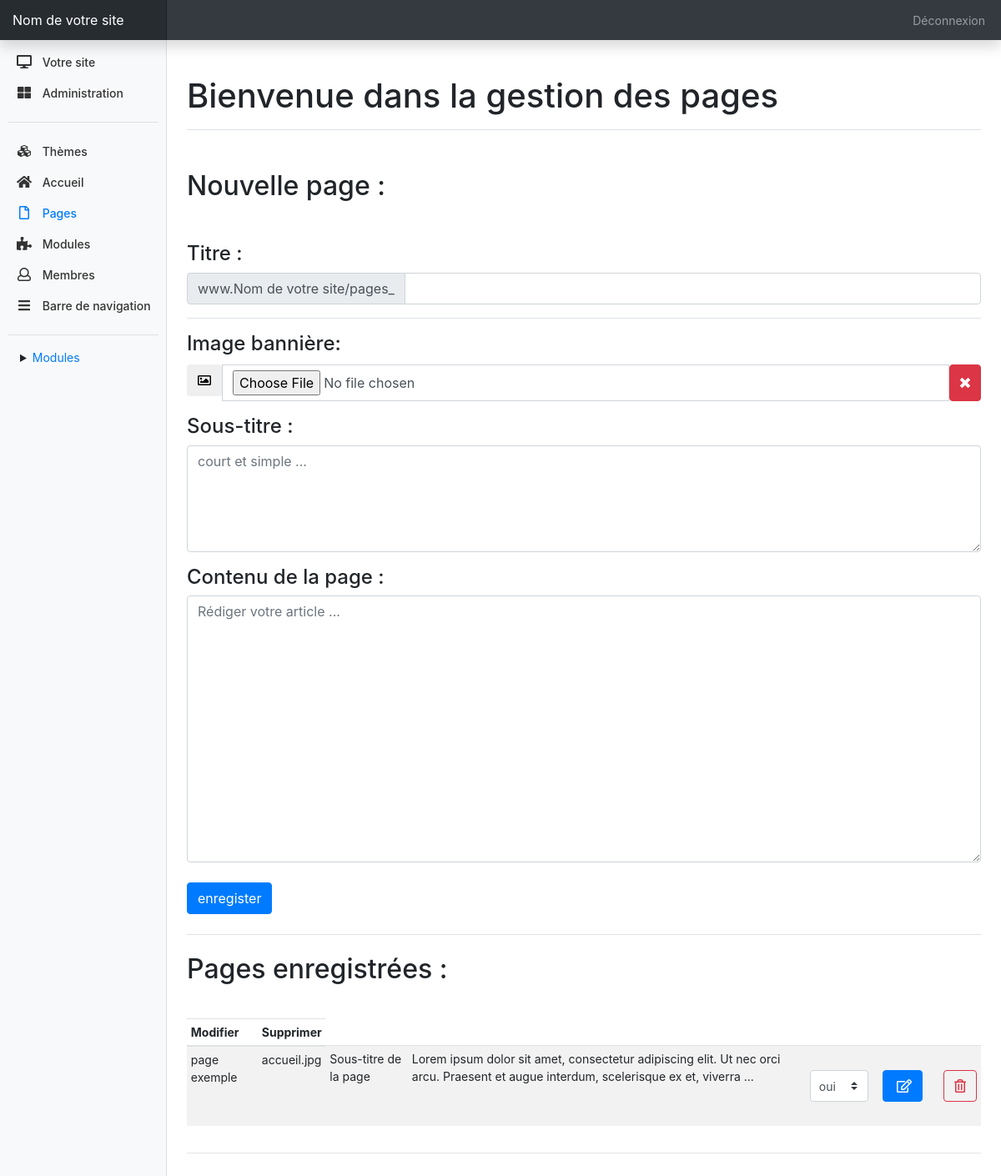
The app's page /admin/index.php?pages=pages (signed in) with its own data.
### tables this page shows
CREATE TABLE IF NOT EXISTS `pages` (
  `id` int(11) NOT NULL AUTO_INCREMENT,
  `lien` text NOT NULL,
  `titre` varchar(255) NOT NULL,
  `image` varchar(255) NOT NULL,
  `sous_titre` text NOT NULL,
  `contenu` text NOT NULL,
  `actif` varchar(100) NOT NULL,
  PRIMARY KEY (`id`)
);

### admin/model/connexion.class.php (called while the page is built, shortened)
<?php
class connexion {
	public function setDb(PDO $db){
		$this->_db= $db;
	}
}
?>

### admin/model/listing_users.class.php (called while the page is built, shortened)
<?php
class listing_users extends connexion{
    public function listing_users($table,$var){
		$req=$this->_db->query(" SELECT * FROM $table $var ");
		$res=$req->fetchAll();
        return $res;
    }
}
?>

### admin/view/modules/pages.php (the view, shortened to what this page needs)
<?php
require"controller/updatePages.php";
echo $h1_page;
?>
<form method="post" enctype="multipart/form-data">
  <div class="form-group">
    <h4 class="mt-5 mb-2">Titre :</h4>
    <div class="input-group">
        <div class="input-group-prepend">
            <span class="input-group-text">www.<?=  $_SESSION['name'] ?>/pages_</span>
        </div>
        <input type="text" class="form-control" name="titre" value="<?php if(isset($_GET['id_pages'])){echo $titre;} ?>">
    </div>
    <div class="border-bottom"></div>
  </div>
  <h4 style="margin-bottom: 2rem;">Image bannière:</h4>
	<div class="form-group">
		<div class="input-group input-file" style="margin-top: -22px;">
			<span class="input-group-btn">
        		<button class="btn btn-default btn-choose" type="button"><i class="far fa-image"></i></button>
    		</span>
    		<input type="file" class="form-control" name="image"/>
            <button type="reset" class="btn btn-danger"><i class="fas fa-times"></i></button>
		</div>
    </div>
  <h4>Sous-titre :</h4>
    <div class="input-group">
        <textarea class="form-control textarea_little" name="sous_titre" placeholder="court et simple ..."><?php if(isset($_GET['id_pages'])){echo $sous_titre;} ?></textarea>
    </div>
    <h4 class="mt-3">Contenu de la page :</h4>
    <div class="input-group">
        <textarea class="form-control textarea_big" name="contenu" placeholder="Rédiger votre article ..."><?php if(isset($_GET['id_pages'])){echo $contenu;} ?></textarea>
    </div>
    <?=
        $btn_page;
    ?>
</form>
<div class="border-bottom"></div>
<h1 class="h2 sous_titre">Pages enregistrées : </h1>
<div class="table-responsive">
    <table class="table table-striped table-sm">
        <thead>
            <tr>
                <th>Modifier</th>
                <th>Supprimer</th>
            </tr>
        </thead>
        <tbody>
        <?php
            foreach ($listing_users->listing_users($table,$var) as $r) {
        ?>
            <tr>
                <td><?= $r['titre'] ?></td>
                <td><?= $r['image'] ?></td>
                <td>
                <?php
                        $ex=explode(" ",$r['sous_titre']);
                        $nb=count($ex);
                        $nb_max= 20;
                        if($nb > $nb_max){
                            $i=0;
                            while($i <= $nb_max){
                            echo $ex[$i]." ";
                            $i++;
                            }
                            echo" ...";
                        }else{
                            echo $r['sous_titre'];
                        }
                    ?>
                </td>
                <td>
                    <?php
                        $ex=explode(" ",$r['contenu']);
                        $nb=count($ex);
                        if($nb > $nb_max){
                            $i=0;
                            while($i <= $nb_max){
                            echo $ex[$i]." ";
                            $i++;
                            }
                            echo" ...";
                        }else{
                            echo $r['contenu'];
                        }
                    ?>
                </td>
                <td>
                    <form method="post" onChange="submit()">
                            <select name="update_actif" class="custom-select select">
                                <option value="oui" name="option"
                                    <?php                                     if($r['actif'] == 'oui' ){
                                            echo " selected='selected' ";
                                        }
                                    ?>
                                >oui</option>
                            </select>
                    </form>
                </td>
                <td>
                    <a href="?pages=pages&id_pages=<?= $r['id'] ?>">
                        <button type="submit" class="btn btn-primary bouton_pages ml-2" style="padding-left: 0.95rem;">
                           <i class="far fa-edit"></i>
                        </button>
                    </a>
                </td>
                <td>
                    <form method="post">
                        <button type="submit" class="btn btn-outline-danger bouton_pages ml-3" name="delete">
                            <i class="far fa-trash-alt"></i>
                        </button>
                    </form>
                </td>
            </tr>
            <?php        }
            ?>
        </tbody>
    </table>
</div>

### admin/view/assets/css/style.css (style rules this page uses)
.sous_titre { padding-bottom:2rem }
.textarea_little { height: 8rem }
.textarea_big { height: 20rem }
.bouton_pages { margin: 1.5rem 0 }
.select { margin: 1.5rem 0;padding: 0.1rem;padding-left: 10px;width: 70px; }
body { font-size: .875rem; }
.border-bottom { border-bottom: 1px solid #e5e5e5; }

### records on screen
pages: titre "page exemple", image "accueil.jpg", sous_titre "Sous-titre de la page", i "Lorem", i "ipsum", i "dolor", i "sit", i "amet,", i "consectetur", i "adipiscing", i "elit.", i "Ut", i "nec", i "orci", i "arcu.", i "Praesent", i "et", i "augue", i "interdum,", i "scelerisque", i "ex", i "et,", i "viverra", update_actif "oui"

### other values on screen
$_SESSION['name'] "Nom de votre site"
$res['titre'] "Votre site"
$res['titre'] "Administration"
$res['titre'] "Thèmes"
$res['titre'] "Accueil"
$res['titre'] "Pages"
$res['titre'] "Modules"
$res['titre'] "Membres"
$res['titre'] "Barre de navigation"
